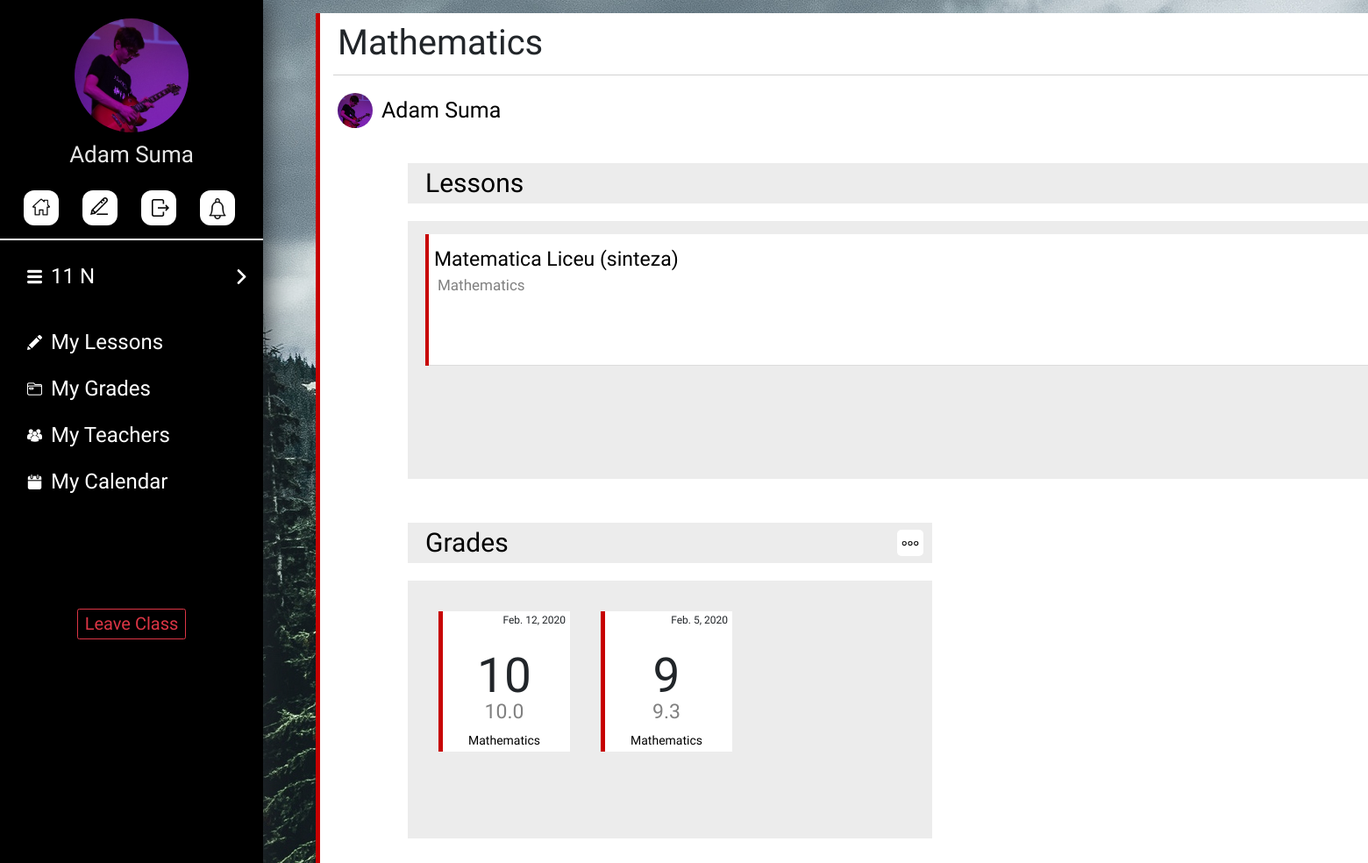
Page /welcome/student/6/ (signed in) on the committed database.
### account/models.py (models this page shows, shortened)
class Userprofile(models.Model):
    TYPE_CHOICES = (
        ('student', 'Student'),
        ('teacher', 'Teacher')
    )
    user = models.OneToOneField(User, on_delete=models.CASCADE)
    user_type = models.CharField(max_length=30, choices=TYPE_CHOICES)
    profile_picture = models.ImageField(upload_to=profile_image_path, blank=True, null=True)
    main_class = models.ForeignKey(MainClass, on_delete=models.SET_NULL, null=True, blank=True)
    id_number = models.IntegerField(blank=False, null=True)
    teaching_subject = models.CharField(max_length=100, blank=False, null=True)
    teaching_certificate = models.FileField(upload_to=certificate_file_path, blank=False, null=True)

class MainClass(models.Model):
    name = models.CharField(max_length=30)
    year = models.IntegerField(default=1)

class SubClass(models.Model):
    name = models.CharField(max_length=30,blank=False,  null=False)
    subject = models.CharField(max_length=40, blank=False, null=False)
    teacher = models.ForeignKey(Userprofile, on_delete=models.SET_NULL, null=True)
    main_class = models.ForeignKey(MainClass, on_delete=models.CASCADE, null=False)
    color_code = models.CharField(max_length=6, default="C70000")

class Lesson(models.Model):
    title = models.TextField(max_length=100)
    sub_class = models.ForeignKey(SubClass, on_delete=models.CASCADE, null=False)
    text = models.TextField(max_length=1000)
    date_added = models.DateField(auto_now_add=True)
    def pdf_upload_path(self, filename):
        return "lessons/" + self.sub_class.main_class.name + "/" + self.sub_class.name + "/" + filename
    pdf = models.FileField(upload_to=pdf_upload_path, null=True, blank=True)

class Grade(models.Model):
    actual_value = models.FloatField(validators=[MaxValueValidator(10)], null=True, blank=True)
    value = models.IntegerField(validators=[MaxValueValidator(10)])
    is_term_paper = models.BooleanField(default=False)
    student = models.ForeignKey(Userprofile, on_delete=models.CASCADE, null=False)
    sub_class = models.ForeignKey(SubClass, on_delete=models.CASCADE, null=False)
    date_added = models.DateField(default=date.today)

### account/views.py (the view)
# urls.py: url(r'^student/(?P<subclass_id>[0-9]+)/$', views.student_subclass_home, name='student_subclass_home'),
@login_required
def student_subclass_home(request, subclass_id):
    if request.user.userprofile.user_type == 'teacher':
        return redirect('account:teacher_register')
    template_name = "account/basic/subclass_home.html"
    subclass = SubClass.objects.get(id=subclass_id)
    last_lessons = subclass.lesson_set.all().order_by("-date_added")[0:6]
    last_grades = request.user.userprofile.grade_set.filter(sub_class=subclass).order_by("-date_added")[0:6]
    return render(request, template_name, context={'last_lessons': last_lessons, "last_grades": last_grades, "sub_class": subclass})

### account/templates/account/basic/subclass_home.html (shortened to what this page needs)
{% extends 'account/base.html' %}
{% block body %}
<div style="margin-left:33rem;float:left;overflow:hidden">
    <div class="lesson-maindiv" style="border-left: 0.5rem solid #{{sub_class.color_code}}; height:100rem;">
        <h1 class="lesson-title-detail">{{sub_class.name}}</h2>
        <div style="height:0.1rem; width:97%; background-color:#D2D2D2; margin-top:7rem; margin-left:1.5rem;"></div>
        {% if sub_class.teacher.profile_picture %}
        <img src="{{sub_class.teacher.profile_picture.url}}" style="width:4rem; height:4rem; border-radius:2rem;float:left; margin-top:2rem; margin-left:2rem;"/>
        {% else %}
        <img src="/media/extra/user.png" style="width:3rem; height:3rem;float:left; margin-top:2.5rem; margin-left:2rem;"/>
        {% endif %}
        <h1 class="lesson-subtitle" style="float:left;margin-left:1rem; margin-top:2.5rem;font-size:25px;margin-bottom:-500rem;color:black;">{{sub_class.teacher.user.first_name}} {{sub_class.teacher.user.last_name}}</h1>
        <div style="width:85%; height:36rem; background-color: #ECECEC; margin-left:10rem; margin-top:10rem;">
            <br>
            <h1 style="color:black; margin-top:-1rem;font-size:30px; margin-left:2rem;font-family: 'Open Sans', sans-serif;">Lessons</h1>
            <div style="width:100%; height:30.5rem; margin-top:0rem; border-top: solid 2rem white;">
                <br>
                <div style="overflow-x:hidden; overflow-y: auto;height:26.5rem;">
                    {% for lesson in last_lessons %}
                    <a href="{% url 'account:student_lesson' sub_class.id lesson.id%}" style="color:black;">
                    <div class="list-card" style="border-bottom: 0.1rem solid #DCDCDC; width:95%; margin-left:2rem;">
                        <div style="background-color:#{{sub_class.color_code}}; width:0.4rem; height:15rem;float:left;"></div>
                        <h1 class="lesson-title">{{lesson.title}}</h1>
                        <h1 class="lesson-subtitle">{{lesson.sub_class.name}}</h1>
                    </div>
                    <div style="height:0.1rem; width:140rem;float:left;margin-bottom:-0.1rem;"></div>
                    </a>
                    {% endfor %}
                </div>
            </div>
        </div>
        <div style="width:40%; height:36rem; background-color: #ECECEC; margin-left:10rem; margin-top:5rem;">
            <br>
            <h1 style="color:black; margin-top:-1rem;font-size:30px; margin-left:2rem;font-family: 'Open Sans', sans-serif;">Grades</h1>
            <a href="{% url 'account:student_grades' sub_class.id %}">
                <div class='home-sidebar-button' style="border-radius:0.5rem;margin-top:-3.8rem;margin-right:1rem;float:right;width:3rem; height:3rem;" title="More">
                    <img src="/media/extra/more.png" style="width: 2rem; height:2rem; margin-top:20%; margin-left:17%;" />
                </div>
            </a>
            <div style="width:100%; height:30.5rem; margin-top:0rem; border-top: solid 2rem white;">
                <br>
                <div style="overflow-x:hidden; overflow-y: auto;height:26.5rem;">
                    {% for grade in last_grades %}
                    <div class="grade-container-subclass-home" style="border-left: 0.5rem solid #{{ grade.sub_class.color_code}}">
                    <h1 class="grade-date">{{grade.date_added}}</h1>
                    <center>
                    {% if grade.is_term_paper %}
                    <h1 class="grade-value" style="font-size:55px;color:red;">{{grade.value}}</h1>
                    {% else %}
                    <h1 class="grade-value" style="font-size:55px;">{{grade.value}}</h1>
                    {% endif %}
                    <h1 class="grade-value" style="font-size: 23px; color: grey; margin-top:-1rem;" title="Actual Grade">{{grade.actual_value}}</h1>
                    <h1 class="grade-value" style="font-size: 14px; color: black; margin-top:1rem; font-family:'Source Sans Pro', sans serif;">{{grade.sub_class.name}}</h1>
                    </center>
                    </div>
                    {% endfor %}
                </div>
            </div>
        </div>
    </div>
</div>
{% endblock %}

### account/templates/account/base.html (shortened to what this page needs)
<!DOCTYPE html>
<html>
<head>
	{% load static %}
		<link rel="stylesheet" href="https://maxcdn.bootstrapcdn.com/bootstrap/3.3.6/css/bootstrap.min.css" />
        <link rel="stylesheet" href="https://stackpath.bootstrapcdn.com/bootstrap/4.1.3/css/bootstrap.min.css">
		<link rel="stylesheet" type="text/css" href="{% static 'account/style.css' %}" />
<head>
<body>
    <div class="sidenav" id="sidenav">
    <center>
        {% if user.userprofile.profile_picture %}
            <img src="{{user.userprofile.profile_picture.url}}" style="width: 13rem; height:13rem; border-radius: 50%; margin-top:7%;" />
        {% else %}
            <img src="/media/extra/Steach_logo.png" style="width: 100%; float:left; margin-left:-2%;" />
            {% endif %}
            <h1 class='welcome-text' style="margin-top: 1rem; font-size:260%">{{user.first_name}} {{user.last_name}}</h1>
            <a href="{% url 'account:student_home' %}">
                <div class='home-sidebar-button' title="Home">
                    <img src="/media/extra/home.png" style="width: 2rem; height:2rem; margin-top:22%; margin-left:2%;" />
                </div>
            </a>
            <div class='home-sidebar-button' title="Edit Profile">
                <img src="/media/extra/pencil_black.png" style="width: 2rem; height:2rem; margin-top:20%; margin-left:-5%;" />
            </div>
            <div class='home-sidebar-button' title="Logout">
                <img src="/media/extra/exit.png" style="width: 2rem; height:2rem; margin-top:25%; margin-left: 10%;" />
            </div>
            <a href="#">
                <div class='home-sidebar-button' style="" title="Notfications">
                    <img src="/media/extra/notification.png" style="width: 2.4rem; height:2.4rem; margin-top:22%; margin-left:2%;" />
                </div>
            </a>
            </center>
            <br>
            <div style="width:100%; height:0.2rem; background-color:white; float:left; margin-top:1.5rem;"></div>
            {% if not user.userprofile.main_class %}
                <div class="join-class-button"><h1 class="welcome-text" style="color: black; margin-top: 0.7rem;">Join a Class</h1></div>
            {% else %}
            <br><br><br><br><br>
            <button class="mainclass-button" id="mainclass-home" onclick="show_hide()">
                <img src="/media/extra/menu.png" style="width:17px; height:17px;float:left; margin-left:2rem;margin-top:1.1rem;"/>
                <h1 class="sidenav-element" id="sidenav-mainclass">{{user.userprofile.main_class.name}}</h1>
                <img class="arrow-right" src="/media/extra/right-arrow.png" style="width:17px; height:17px;float:right;margin-top:1.1rem;"/>
            </button>
            <br><br><br><br><br>
            <a href="{% url 'account:student_lessons' 0 %}">
                <button class="mainclass-button" style="border-radius: 5px 5px 5px 5px;">
                    <img src="/media/extra/test2.png" style="width:17px; height:17px;float:left; margin-left:2rem;margin-top:1.1rem;"/>
                    <h1 class="sidenav-element" id="sidenav-mainclass">My Lessons</h1>
                </button>
            </a>
            <a href="{% url 'account:student_grades' 0 %}">
                <button class="mainclass-button" style="border-radius: 5px 5px 5px 5px;">
                    <img src="/media/extra/folder.png" style="width:17px; height:17px;float:left; margin-left:2rem;margin-top:1.1rem;"/>
                    <h1 class="sidenav-element" id="sidenav-mainclass">My Grades</h1>
                </button>
            </a>
            <button class="mainclass-button" style="border-radius: 5px 5px 5px 5px;">
                <img src="/media/extra/teachers.png" style="width:17px; height:17px;float:left; margin-left:2rem;margin-top:1.1rem;"/>
                <h1 class="sidenav-element" id="sidenav-mainclass">My Teachers</h1>
            </button>
            <a href="{% url 'account:student_calendar' 0 0 %}">
            <button class="mainclass-button" style="border-radius: 5px 5px 5px 5px;">
                <img src="/media/extra/calendar.png" style="width:17px; height:17px;float:left; margin-left:2rem;margin-top:1.1rem;"/>
                <h1 class="sidenav-element" id="sidenav-mainclass">My Calendar</h1>
            </button>
            </a>
            <center><button class="btn btn-outline-danger" style="height:3.5rem;margin-top:12rem;"><h1 style="font-size:20px;font-family: 'Raleway', sans-serif;">Leave Class</h1></buttton></center>
        {% endif %}
    </div>
    <div class="main-div" id="main">
    {% block body %}
    {% endblock %}
    </div>
</body>
</html>

### account/static/account/style.css (style rules this page uses)
body { background-image: url(bg-forest.jpg); background-attachment: fixed; }
.main-div { opacity: 0; transition: opacity 0.4s; }
.welcome-text { margin-top: 0rem; font-family: 'Raleway', sans-serif; font-size: 35px; color: #E7E7E7; }
.sidenav { position: fixed; height: 100%; width: 30rem; float: left; background-color: black; box-shadow: 1px 1px 30px; overflow-y: scroll; }
.home-sidebar-button { width: 4rem; height: 4rem; border-radius: 30%; background-color: white; float: left; margin-left: 9%; margin-top: 2rem; transition: background-color 0.2s; }
.mainclass-button { float: left; margin-left: 0.5rem; margin-top: 0.3rem; background-color: black; border: None; border-radius: 5px 5px 0px 0px; outline: none; color: white; width: 95%; height: 5rem; transition: background-color 0.2s; }
.sidenav-element { margin-left: 1rem; margin-right: 5rem; float: left; font-family: 'Source Sans Pro', sans-serif; font-size: 24px; margin-top: 0.5rem; }
.arrow-right { display: block; transition: display 0.2s; }
.list-card { height: 15rem; width: 140rem; float: left; background-color: white; transition: background-color 0.2s; }
.lesson-title { font-family: 'Source Sans Pro', sans-serif; font-size: 23px; margin-top: 1.5rem; margin-left: 1rem; }
.lesson-subtitle { font-family: 'Source Sans Pro', sans-serif; font-size: 17px; color: grey; float: left; margin-left: 1rem; }
.lesson-maindiv { width: 150rem; background-color: white; border-radius: 0px 10px 10px 0px; margin-top: 1.5rem; margin-left: 3rem; overflow: hidden }
.lesson-title-detail { font-size: 40px; font-family: 'Source Sans Pro', sans-serif; float: left; margin-top: 1rem; margin-left: 2rem; margin-bottom: -500rem; }
.grade-container-subclass-home { width: 15rem; height: 16rem; background-color: white; float: left; margin-left: 3.5rem; margin-top: 2rem; margin-bottom: 1rem; transition: background-color 0.2s; }
.grade-date { font-size: 12px; font-family: 'Source Sans Pro', sans-serif; float: right; margin-right: 0.5rem; margin-top: 0.3rem; }
.grade-value { margin-top: 4rem; font-family: 'Open Sans', sans-serif; font-size: 70px; margin-left: -0.5rem; }

### rows in the picture
SubClass: name "Mathematics", teacher.profile_picture (picture), teacher.user.first_name "Adam", teacher.user.last_name "Suma"
Lesson: title "Matematica Liceu (sinteza)", sub_class.name "Mathematics"
Grade: date_added "Feb. 12, 2020", value "10", actual_value "10.0", sub_class.name "Mathematics"
Grade: date_added "Feb. 5, 2020", value "9", actual_value "9.3", sub_class.name "Mathematics"

### other values in the picture
{{ user.first_name }} "Adam"
{{ user.last_name }} "Suma"
{{ user.userprofile.main_class.name }} "11 N"
